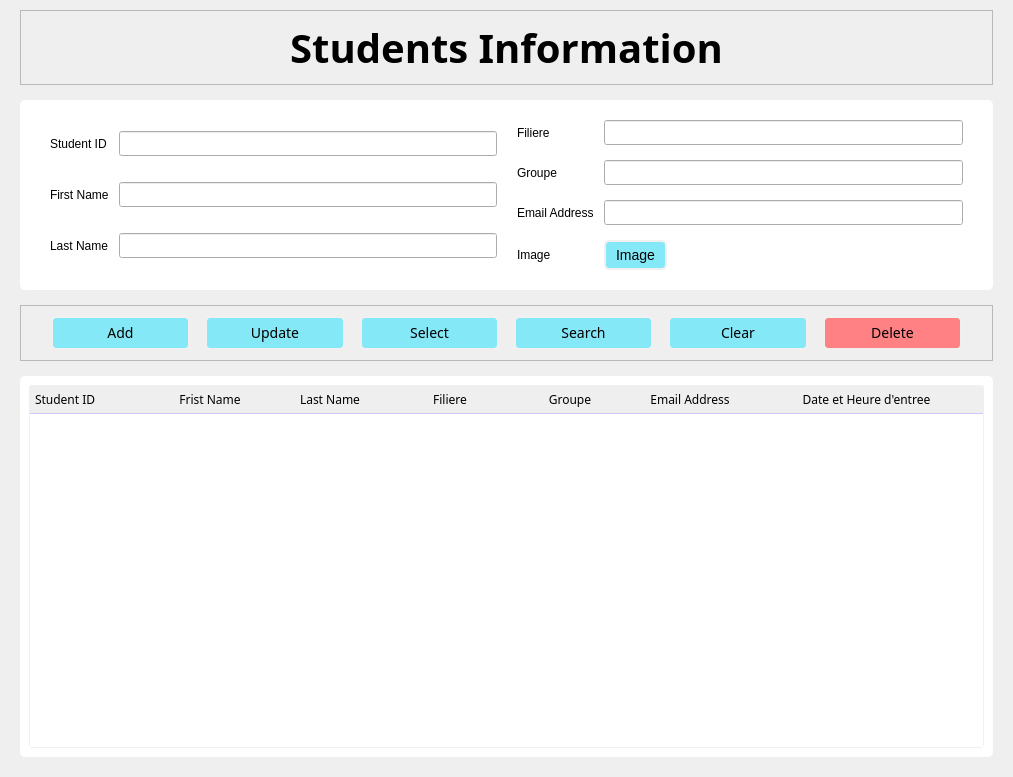
<?xml version="1.0" encoding="UTF-8"?>
<ui version="4.0">
 <class>Form</class>
 <widget class="QWidget" name="Form">
  <property name="geometry">
   <rect>
    <x>0</x>
    <y>0</y>
    <width>1013</width>
    <height>777</height>
   </rect>
  </property>
  <property name="windowTitle">
   <string>Form</string>
  </property>
  <property name="styleSheet">
   <string notr="true">#info_frame{
	background-color: #fff;
	border:none;
	border-radius:5px;
}

#info_frame QLable,
#info_frame QLineEdit,
#info_frame QComboBox,
#function_frame QPushButton,
QHeaderView::section {
	font-family: Segoe Ul Semibold;
	font-size: 12px;
}

#info_frame QLineEdite,
#info_frame QComboBox {
	padding: 4px 5px;
	border: 1px solid #838383;
	border-radius: 2px;
}

#info_frame QLineEdite:focus,
#info_frame QComboBox:focus {
	border-color: #0055ff;
}

QComboBox::drop-down{
	background: transparent;
	borde: none;
	margin-right: 5px;
}

QComboBox::down-arrow{
	image: url(:/icons/expand_more.svg);
}

#result_frame{
	border-radius: 5px;
	background-color: #fff;
}

QTableWidget{
	border-radius: 3px;
	border: 1px solid #f0f0f0;
}

QHeaderView::section {
	border: none;
	border-bottom: 1px solid #d0c6ff;
	text-align: left;
	padding: 3px 5px;
}

QTableWidget::Item{
	border-bottom: 1px solid #d0c6ff;
	color: #000;
	padding-left: 3px;
}

#function_frame QPushButton{
	font-size: 14px;
	padding: 5px 10px;
	border: 2px solid #f0f0f0;
	border-radius: 5px;
	background-color: #84e8f7;
}

#function_frame #delete_btn{
	background-color:#ff8183;
}

#function_frame QPushButton:hover{
	border-color: #4c96f7;
	font-size: 15px;
}

#function_frame #delete_btn:hover{
	border-color: #dc0004;
}

#gridLayout_2 QPushButton{
	font-size: 14px;
	padding: 5px 10px;
	border: 2px solid #f0f0f0;
	border-radius: 5px;
	background-color: #84e8f7;
}











</string>
  </property>
  <layout class="QGridLayout" name="gridLayout_5">
   <property name="leftMargin">
    <number>20</number>
   </property>
   <property name="topMargin">
    <number>10</number>
   </property>
   <property name="rightMargin">
    <number>20</number>
   </property>
   <property name="bottomMargin">
    <number>20</number>
   </property>
   <property name="horizontalSpacing">
    <number>6</number>
   </property>
   <property name="verticalSpacing">
    <number>15</number>
   </property>
   <item row="0" column="0">
    <widget class="QFrame" name="frame">
     <property name="frameShape">
      <enum>QFrame::StyledPanel</enum>
     </property>
     <property name="frameShadow">
      <enum>QFrame::Raised</enum>
     </property>
     <layout class="QHBoxLayout" name="horizontalLayout_2">
      <item>
       <widget class="QLabel" name="titre_label">
        <property name="font">
         <font>
          <family>Script MT Bold</family>
          <pointsize>30</pointsize>
          <weight>75</weight>
          <bold>true</bold>
         </font>
        </property>
        <property name="text">
         <string>Students Information</string>
        </property>
        <property name="alignment">
         <set>Qt::AlignCenter</set>
        </property>
       </widget>
      </item>
     </layout>
    </widget>
   </item>
   <item row="1" column="0">
    <widget class="QFrame" name="info_frame">
     <property name="frameShape">
      <enum>QFrame::StyledPanel</enum>
     </property>
     <property name="frameShadow">
      <enum>QFrame::Raised</enum>
     </property>
     <layout class="QGridLayout" name="gridLayout_3">
      <property name="leftMargin">
       <number>30</number>
      </property>
      <property name="topMargin">
       <number>20</number>
      </property>
      <property name="rightMargin">
       <number>30</number>
      </property>
      <property name="bottomMargin">
       <number>20</number>
      </property>
      <property name="horizontalSpacing">
       <number>20</number>
      </property>
      <property name="verticalSpacing">
       <number>10</number>
      </property>
      <item row="0" column="0">
       <layout class="QGridLayout" name="gridLayout">
        <property name="horizontalSpacing">
         <number>10</number>
        </property>
        <property name="verticalSpacing">
         <number>15</number>
        </property>
        <item row="2" column="0">
         <widget class="QLabel" name="label_4">
          <property name="text">
           <string>Last Name</string>
          </property>
         </widget>
        </item>
        <item row="0" column="1">
         <widget class="QLineEdit" name="lineEdit"/>
        </item>
        <item row="0" column="0">
         <widget class="QLabel" name="label_2">
          <property name="text">
           <string>Student ID</string>
          </property>
         </widget>
        </item>
        <item row="1" column="0">
         <widget class="QLabel" name="label_3">
          <property name="text">
           <string>First Name</string>
          </property>
         </widget>
        </item>
        <item row="1" column="1">
         <widget class="QLineEdit" name="lineEdit_2"/>
        </item>
        <item row="2" column="1">
         <widget class="QLineEdit" name="lineEdit_3"/>
        </item>
       </layout>
      </item>
      <item row="0" column="1">
       <layout class="QGridLayout" name="gridLayout_2">
        <property name="horizontalSpacing">
         <number>10</number>
        </property>
        <property name="verticalSpacing">
         <number>15</number>
        </property>
        <item row="2" column="0">
         <widget class="QLabel" name="label_7">
          <property name="text">
           <string>Email Address</string>
          </property>
         </widget>
        </item>
        <item row="1" column="0">
         <widget class="QLabel" name="label_6">
          <property name="text">
           <string>Groupe</string>
          </property>
         </widget>
        </item>
        <item row="2" column="1">
         <widget class="QLineEdit" name="lineEdit_4"/>
        </item>
        <item row="0" column="1">
         <widget class="QLineEdit" name="lineEdit_6"/>
        </item>
        <item row="0" column="0">
         <widget class="QLabel" name="label_5">
          <property name="text">
           <string>Filiere</string>
          </property>
         </widget>
        </item>
        <item row="1" column="1">
         <widget class="QLineEdit" name="lineEdit_5"/>
        </item>
        <item row="3" column="1" alignment="Qt::AlignLeft">
         <widget class="QPushButton" name="image_btn">
          <property name="styleSheet">
           <string notr="true">QPushButton{
	font-size: 14px;
	padding: 5px 10px;
	border: 2px solid #f0f0f0;
	border-radius: 5px;
	background-color: #84e8f7;
}
QPushButton:hover{
	border-color: #4c96f7;
	font-size: 15px;
}</string>
          </property>
          <property name="text">
           <string>Image</string>
          </property>
         </widget>
        </item>
        <item row="3" column="0">
         <widget class="QLabel" name="label">
          <property name="text">
           <string>Image</string>
          </property>
         </widget>
        </item>
       </layout>
      </item>
     </layout>
    </widget>
   </item>
   <item row="2" column="0">
    <widget class="QFrame" name="function_frame">
     <property name="frameShape">
      <enum>QFrame::StyledPanel</enum>
     </property>
     <property name="frameShadow">
      <enum>QFrame::Raised</enum>
     </property>
     <layout class="QHBoxLayout" name="horizontalLayout">
      <property name="spacing">
       <number>15</number>
      </property>
      <property name="leftMargin">
       <number>30</number>
      </property>
      <property name="topMargin">
       <number>10</number>
      </property>
      <property name="rightMargin">
       <number>30</number>
      </property>
      <property name="bottomMargin">
       <number>10</number>
      </property>
      <item>
       <widget class="QPushButton" name="add_btn">
        <property name="text">
         <string>Add</string>
        </property>
        <property name="icon">
         <iconset>
          <normaloff>icons/add.svg</normaloff>icons/add.svg</iconset>
        </property>
       </widget>
      </item>
      <item>
       <widget class="QPushButton" name="update_btn">
        <property name="text">
         <string>Update</string>
        </property>
        <property name="icon">
         <iconset>
          <normaloff>icons/update.svg</normaloff>icons/update.svg</iconset>
        </property>
       </widget>
      </item>
      <item>
       <widget class="QPushButton" name="select_btn">
        <property name="text">
         <string>Select</string>
        </property>
        <property name="icon">
         <iconset>
          <normaloff>icons/select.svg</normaloff>icons/select.svg</iconset>
        </property>
       </widget>
      </item>
      <item>
       <widget class="QPushButton" name="search_btn">
        <property name="text">
         <string>Search</string>
        </property>
        <property name="icon">
         <iconset>
          <normaloff>icons/search.svg</normaloff>icons/search.svg</iconset>
        </property>
       </widget>
      </item>
      <item>
       <widget class="QPushButton" name="clear_btn">
        <property name="text">
         <string>Clear</string>
        </property>
        <property name="icon">
         <iconset>
          <normaloff>icons/clear.svg</normaloff>icons/clear.svg</iconset>
        </property>
       </widget>
      </item>
      <item>
       <widget class="QPushButton" name="delete_btn">
        <property name="text">
         <string>Delete</string>
        </property>
        <property name="icon">
         <iconset>
          <normaloff>icons/delete.svg</normaloff>icons/delete.svg</iconset>
        </property>
       </widget>
      </item>
     </layout>
    </widget>
   </item>
   <item row="3" column="0">
    <widget class="QFrame" name="result_frame">
     <property name="frameShape">
      <enum>QFrame::StyledPanel</enum>
     </property>
     <property name="frameShadow">
      <enum>QFrame::Raised</enum>
     </property>
     <layout class="QGridLayout" name="gridLayout_4">
      <property name="leftMargin">
       <number>9</number>
      </property>
      <property name="topMargin">
       <number>9</number>
      </property>
      <property name="rightMargin">
       <number>9</number>
      </property>
      <property name="bottomMargin">
       <number>9</number>
      </property>
      <property name="spacing">
       <number>6</number>
      </property>
      <item row="0" column="0">
       <widget class="QTableWidget" name="tableWidget">
        <property name="focusPolicy">
         <enum>Qt::NoFocus</enum>
        </property>
        <property name="showGrid">
         <bool>false</bool>
        </property>
        <attribute name="horizontalHeaderMinimumSectionSize">
         <number>50</number>
        </attribute>
        <attribute name="horizontalHeaderDefaultSectionSize">
         <number>120</number>
        </attribute>
        <attribute name="horizontalHeaderStretchLastSection">
         <bool>true</bool>
        </attribute>
        <attribute name="verticalHeaderVisible">
         <bool>false</bool>
        </attribute>
        <column>
         <property name="text">
          <string>Student ID</string>
         </property>
         <property name="textAlignment">
          <set>AlignLeading|AlignVCenter</set>
         </property>
        </column>
        <column>
         <property name="text">
          <string>Frist Name</string>
         </property>
        </column>
        <column>
         <property name="text">
          <string>Last Name</string>
         </property>
        </column>
        <column>
         <property name="text">
          <string>Filiere</string>
         </property>
        </column>
        <column>
         <property name="text">
          <string>Groupe</string>
         </property>
        </column>
        <column>
         <property name="text">
          <string>Email Address</string>
         </property>
        </column>
        <column>
         <property name="text">
          <string>Date et Heure d'entree</string>
         </property>
        </column>
       </widget>
      </item>
     </layout>
    </widget>
   </item>
  </layout>
 </widget>
 <resources/>
 <connections/>
</ui>
